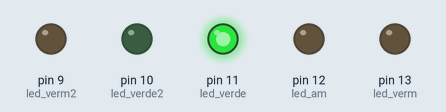
This sketch was run on a simulated Arduino Uno, built with avr-gcc and run on an emulated ATmega328P. On the bench: output pins drawn as LEDs (lit = HIGH).

Above: at 0.2 s.
At 7.0 s:
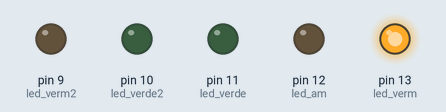
At 10.05 s:
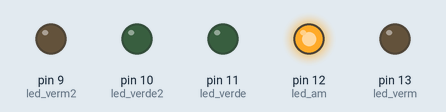
At 10.5 s:
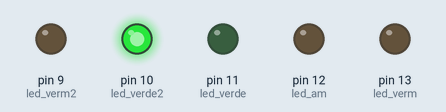
At 12.5 s:
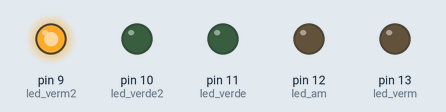
At 16.2 s:
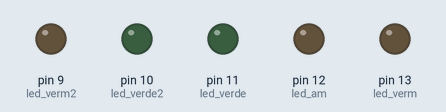
Timing chart, 0 to 19.6 s (numbered marks = the images above):
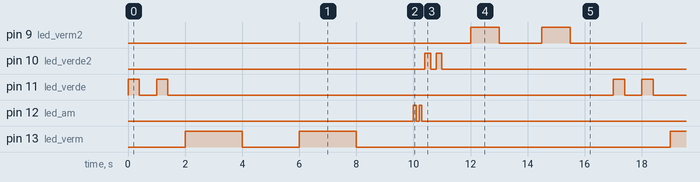

The sketch:

c_digo_arduinoleds_irl.ino
```cpp
#define led_verm2 9
#define led_verde2 10
#define led_verde 11
#define led_am 12
#define led_verm 13

void setup()
{
  pinMode(led_verde, OUTPUT);
  pinMode(led_verm, OUTPUT);
  pinMode(led_am, OUTPUT);
  pinMode(led_verde2, OUTPUT);
  pinMode(led_verm2, OUTPUT);
}

void loop()
{
  //Led verde - Alexya
  digitalWrite(led_verde, HIGH);
  delay(400); // Espera por 400 milisegundos
  //liga o verde

  digitalWrite(led_verde, LOW);
  delay(600); // Espera por 600 milisegundos
  //desliga o verde

  digitalWrite(led_verde, HIGH);
  delay(400); // Espera por 400 milisegundos
  //liga o verde

  digitalWrite(led_verde, LOW);
  delay(600); // Espera por 600 milisegundos
  //desliga o verde


  //Led vermelho - Isabella
  digitalWrite(led_verm, HIGH); //Acende led vemelho
  delay(2000); //Espera 2 segundos

  digitalWrite(led_verm, LOW); //Apaga led vermelho
  delay(2000); //Espera 2 segundos

  digitalWrite(led_verm, HIGH); //Acende led vemelho
  delay(2000); //Espera 2 segundos

  digitalWrite(led_verm, LOW); //Apaga led vermelho
  delay(2000); //Espera 2 segundos


  // Ligando LED amarelo - Gabriel
  digitalWrite(led_am, HIGH);
  delay(100); // Esperar 100ms

  // Apagando LED amarelo
  digitalWrite(led_am, LOW);
  delay(100); // Esperar 100ms

  // Ligando LED amarelo
  digitalWrite(led_am, HIGH);
  delay(100); // Esperar 100ms

  // Apagando LED amarelo
  digitalWrite(led_am, LOW);
  delay(100); // Esperar 100ms


  //Led verde 2 - Leandro
  digitalWrite(led_verde2, HIGH);//liga led
  delay(200);//espera 200ms

  digitalWrite(led_verde2, LOW);//apaga led
  delay(200);//espera 200ms

  digitalWrite(led_verde2, HIGH);//liga led
  delay(200);//espera 200ms

  digitalWrite(led_verde2, LOW);//apaga o led
  delay(1000);//espera 1000ms


  //Led vermelho 2 - Thalita
  digitalWrite(led_verm2, HIGH); //Acende o segundo led vemelho
  delay(1000); //Espera 1 segundos

  digitalWrite(led_verm2, LOW); //Apaga o segundo led vermelho
  delay(1500); //Espera 1,5 segundos

  digitalWrite(led_verm2, HIGH); //Acende o segundo led vemelho
  delay(1000); //Espera 1 segundos

  digitalWrite(led_verm2, LOW); //Apaga o segundo led vermelho
  delay(1500); //Espera 1,5 segundos


}
```

Measured:
- by itself, pin 9 (led_verm2): LOW → HIGH at 12.0 s, → LOW 1.0 s later, → HIGH 1.5 s later, → LOW 1.0 s later, … (8 changes in this stretch)
- by itself, pin 10 (led_verde2): LOW → HIGH at 10.4 s, → LOW 0.20 s later, → HIGH 0.20 s later, → LOW 0.20 s later, … (8 changes in this stretch)
- by itself, pin 11 (led_verde): repeats every 17.0 s: LOW 0.60 s, HIGH 0.40 s, LOW 15.6 s, HIGH 0.40 s
- by itself, pin 12 (led_am): LOW → HIGH at 10.0 s, → LOW 0.10 s later, → HIGH 0.10 s later, → LOW 0.10 s later, … (8 changes in this stretch)
- by itself, pin 13 (led_verm): repeats every 17.0 s: LOW 2.0 s, HIGH 2.0 s, LOW 11.0 s, HIGH 2.0 s
